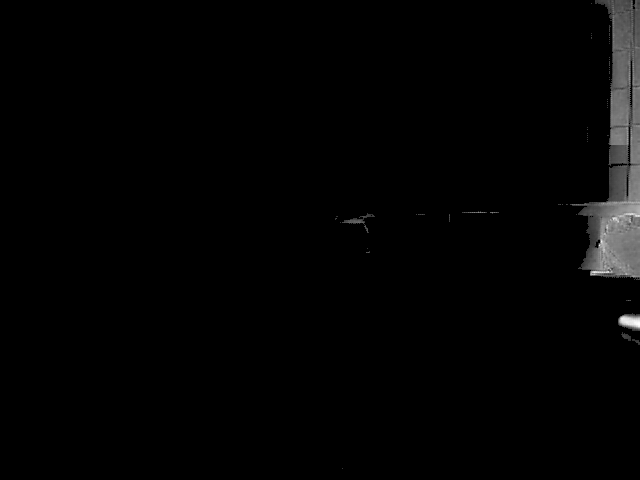
#> input picture colorimage0.bmp, 640 x 480 px
$ python -i UDPandTCPVision.py   (imports and definitions only)   (Python 2 division)   (older library calls are emulated)
#> lines starting #> are read from the running program, lines starting #| are printed output that depends on the picture; after the words box and inside, x2 and y2 are one past the last pixel; in counts of white or black regions, pixels touching at a corner belong together
#> further down, picture is the input picture: shape (480, 640, 3); min 0, max 255, mean 3.7
import socket
import cv2
import numpy as np
import sys
import time
import select
import math


host = '' #bind to any interface...
udpport = 2406

# [1 line that did not run here, left out]
# [3 lines not run here, left out]


def getAngle(depthT1,depthT2):
 	yComponent = depthT2 - depthT1
 	xComponent = 209.55 #millimeter distance between two centers
 	degrees = math.degrees(math.atan2(yComponent, xComponent))
 	return degrees

def getDistanceAngle(xCoordinate):
 	CENTERX = 320
 	angle = (xCoordinate - 320)/10
 	return angle

def GearVision(img):
	kernel = np.ones((3,3))
	ret,threshold = cv2.threshold(np.uint8(img),0,60000,cv2.THRESH_BINARY)
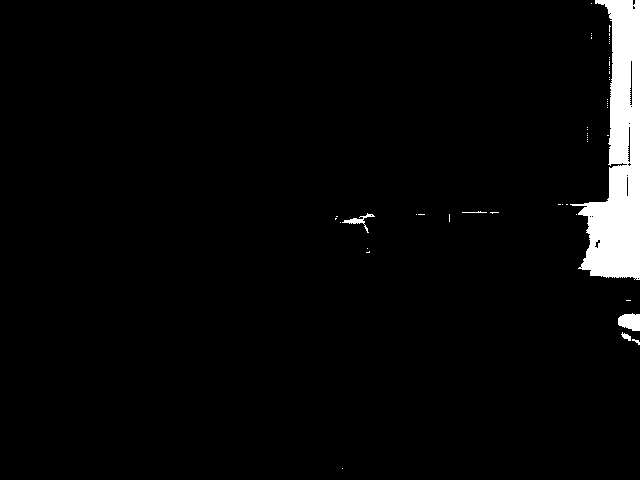
#> threshold: shape (480, 640, 3); 3.5% white; 52 white regions (46 under 20 px), largest, box (x1, y1, x2, y2) and area: (570, 0, 640, 280) 9977, (618, 313, 640, 331) 311, (342, 213, 375, 233) 140, (621, 332, 631, 341) 47, (462, 211, 487, 213) 27, (632, 339, 640, 345) 22
	erosion = cv2.erode(img,kernel,iterations = 6) #increase if necessary
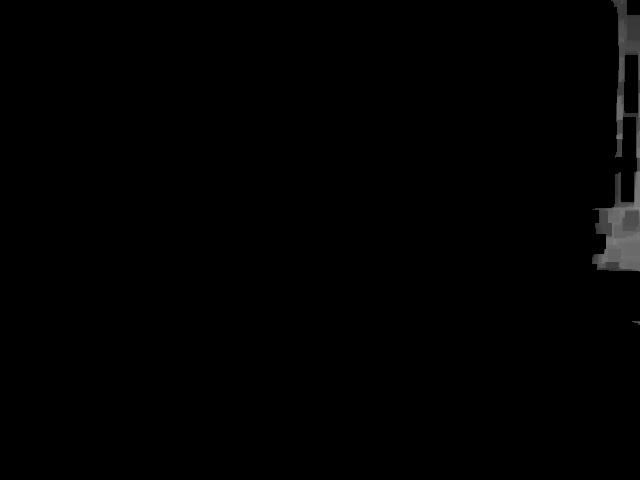
#> erosion: shape (480, 640, 3); min 0, max 132, mean 1.4
	dilation = cv2.dilate(erosion,kernel,iterations = 4)
	start_time = time.clock()
	edges = cv2.Canny(np.uint8(dilation),4,2) #edge detection after some noise filtering
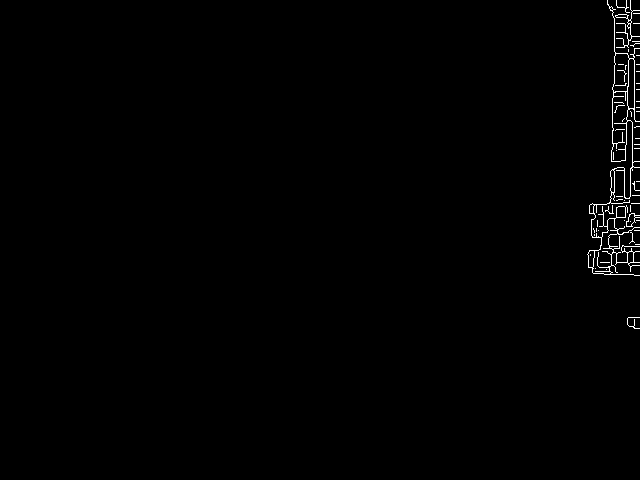
#> edges: shape (480, 640); 0.65% white in thin lines or dots, all inside (x1, y1, x2, y2) = (587, 0, 640, 329)

	#cv2 version returns 2 or 3 depending on version :/
	try:
		contours,_ = cv2.findContours(edges.copy(), cv2.RETR_LIST, cv2.CHAIN_APPROX_SIMPLE) #finds all contours
#> contours = 71 contours, 57 with area under 20; largest, box (x1, y1, x2, y2) and area: (587, 0, 640, 276) 2948, (611, 91, 629, 162) 978, (592, 218, 618, 275) 671, (612, 53, 630, 93) 532, (627, 58, 635, 109) 314
		contoursParent, _ = cv2.findContours(edges.copy(), cv2.RETR_EXTERNAL, cv2.CHAIN_APPROX_SIMPLE) #finds parent contours
#> contoursParent = 42 contours, 39 with area under 20; largest, box (x1, y1, x2, y2) and area: (587, 0, 640, 276) 2948, (626, 213, 640, 227) 76, (615, 0, 640, 48) 62
	except:
		_,contours,_ = cv2.findContours(edges.copy(), cv2.RETR_LIST, cv2.CHAIN_APPROX_SIMPLE) #finds all contours
		_,contoursParent, _ = cv2.findContours(edges.copy(), cv2.RETR_EXTERNAL, cv2.CHAIN_APPROX_SIMPLE) #finds parent contours


	xCenterValues = []; yCenterValues = []
	FINALCONTOURS = []

	#next two for loops remove noise so only retroreflective targets remain
	for i in range(0, len(contoursParent)): #essentially only keeps the children contours
		for x in range(0, len(contours)):
			same = True
			try:
				if(len(contoursParent[i])==len(contours[x])):
					for check in range(0,len(contoursParent[i])):
						if(contoursParent[i][check][0][0]==contours[x][check][0][0] and contoursParent[i][check][0][1]==contours[x][check][0][1]):
							lolz = 0 #nothing lol
						else:
							same = False
				else:
					same = False
				break;
			except ValueError:
				print 'rip'

			if(same==True):
				contours.pop(x)
				x=x-1
#> this loop made 42 passes
#> after the loop, x = 0

	for c in contours: # compute the center of the contour
		if(cv2.contourArea(c,True) > 0): #avoids duplicates (only get clockwise contours)
			M = cv2.moments(c)
			cX = 0
			cY = 0
			if(M["m00"]!=0):
				cX = int(M["m10"] / M["m00"])
				cY = int(M["m01"] / M["m00"])

			#try to find contour area of  gear limit size of xCenterValues and yCenterValues, so that only that range will be viewed...
			width = len(edges[0])
			height = sum([len(arr) for arr in edges])/width

			#if(cY<HEIGHT - 1*HEIGHT/5 and cY>HEIGHT/4): #LITERALLY CHANGE
			x,y,w,h = cv2.boundingRect(c)

			#print h/w
			if(h/w >= 2 and h/w < 4):
				xCenterValues.append(cX)
				yCenterValues.append(cY)
				FINALCONTOURS.append(c)
#> this loop made 71 passes
#> (cX, cY, x, y, w, h) on passes 6, 7, 19, 20, 22, 25, 33, 48, 57, 59, 63, 65: (629, 256, 627, 251, 7, 13), (590, 258, 587, 250, 8, 18), (604, 251, 592, 218, 26, 57), (630, 219, 626, 213, 10, 14), (620, 211, 616, 206, 10, 12), (591, 208, 589, 203, 6, 11), (612, 180, 610, 169, 5, 24), (619, 125, 611, 91, 18, 71), (630, 84, 627, 58, 8, 51), (620, 72, 612, 53, 18, 40), (628, 25, 627, 23, 4, 5), (629, 21, 627, 20, 5, 4)
#> c on passes 2, 3, 4, 5, 8, 9: [[606, 269]], [[595, 268]], [[600, 262], [609, 262]], [[590, 254], [590, 255]], [[635, 244], [639, 244]], [[594, 234], [594, 235]]
#> after the loop, FINALCONTOURS = 4 contours; box (x1, y1, x2, y2) and area: (611, 91, 629, 162) 978, (592, 218, 618, 275) 671, (612, 53, 630, 93) 532, (587, 250, 595, 268) 90; xCenterValues = [590, 604, 619, 620]; yCenterValues = [258, 251, 125, 72]


	targetcentersX = []
	targetcentersY = []

	#for i in range(0,len(FINALCONTOURS)):
		#cv2.drawContours(edges,FINALCONTOURS,i,(0,255,0),3) #draw the contour

	for i in range(0,len(yCenterValues)):
		width = len(edges[0])
		height = sum([len(arr) for arr in edges])/width
		if(cv2.contourArea(FINALCONTOURS[i])>300 and cv2.contourArea(FINALCONTOURS[i])<7000): #we know the targets area must be in this range
			cv2.circle(edges,(xCenterValues[i],yCenterValues[i]),5,(239,95,255),-1) #draw the circle where center is
			#print ('X Center is: ' + str(xCenterValues[i])) #calculate the x value of the center...
			targetcentersX.append(xCenterValues[i])
			#print ('Y Center is: ' + str(yCenterValues[i]b)) #calculate the y value of the center...
			targetcentersY.append(yCenterValues[i])
			print ('Contour Area is: ' + str(cv2.contourArea(FINALCONTOURS[i])))
			cv2.drawContours(img,FINALCONTOURS,i,(0,255,0),3) #draw the contour
#> this loop made 4 passes
#| Contour Area is: 671.0
#| Contour Area is: 977.5
#| Contour Area is: 532.5
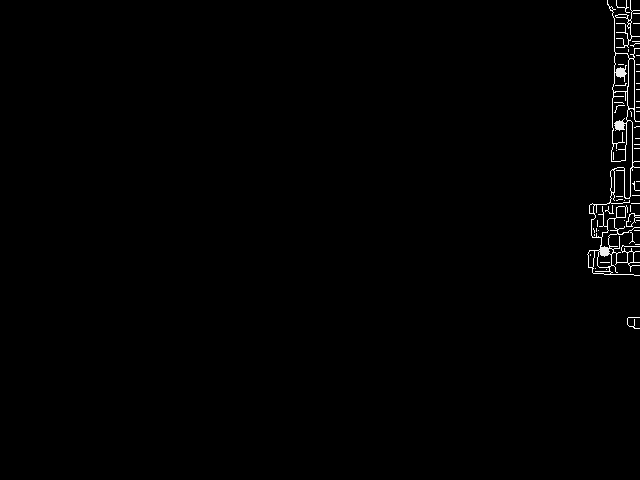
#> edges: shape (480, 640); 0.08% of pixels changed, all inside (x1, y1, x2, y2) = (599, 67, 626, 257)
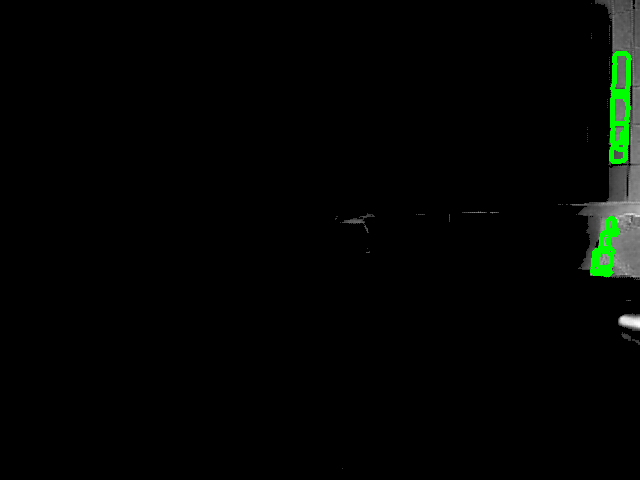
#> img: shape (480, 640, 3); 0.77% of pixels changed, all inside (x1, y1, x2, y2) = (590, 51, 632, 277)
#> after the loop, targetcentersX = [604, 619, 620]; targetcentersY = [251, 125, 72]

	print 'Targets detected: ' + str(len(targetcentersX))
#| Targets detected: 3
	print

	cv2.imwrite('/Users/harshayugirase/Desktop/output1.bmp', img)
	cv2.imwrite('/Users/harshayugirase/Desktop/cannyimage1.bmp', edges)

	if(len(targetcentersX)==2):
		return (targetcentersX, targetcentersY)
	else:
		return (69,69)


HEIGHT = 480
WIDTH = 640

RUNTIME = 30 #seconds of how long program should run

COLORIMAGEARRAY = []
DEPTHIMAGEARRAY = []
start_time = time.clock()
# [1 line not run here, left out]

TCP_IP = '10.23.67.71'
#TCP_IP = '192.168.1.2'
TCP_PORT = 2374
BUFFER_SIZE = 9999

# [1 line not run here, left out]
hasConnectedToPogace = False
timeouttoconnect = time.time()
# [101 lines not run here, left out]

>>> import cv2
>>> picture = cv2.imread('colorimage0.bmp')
>>> result = GearVision(picture)
#> result = (69, 69)
